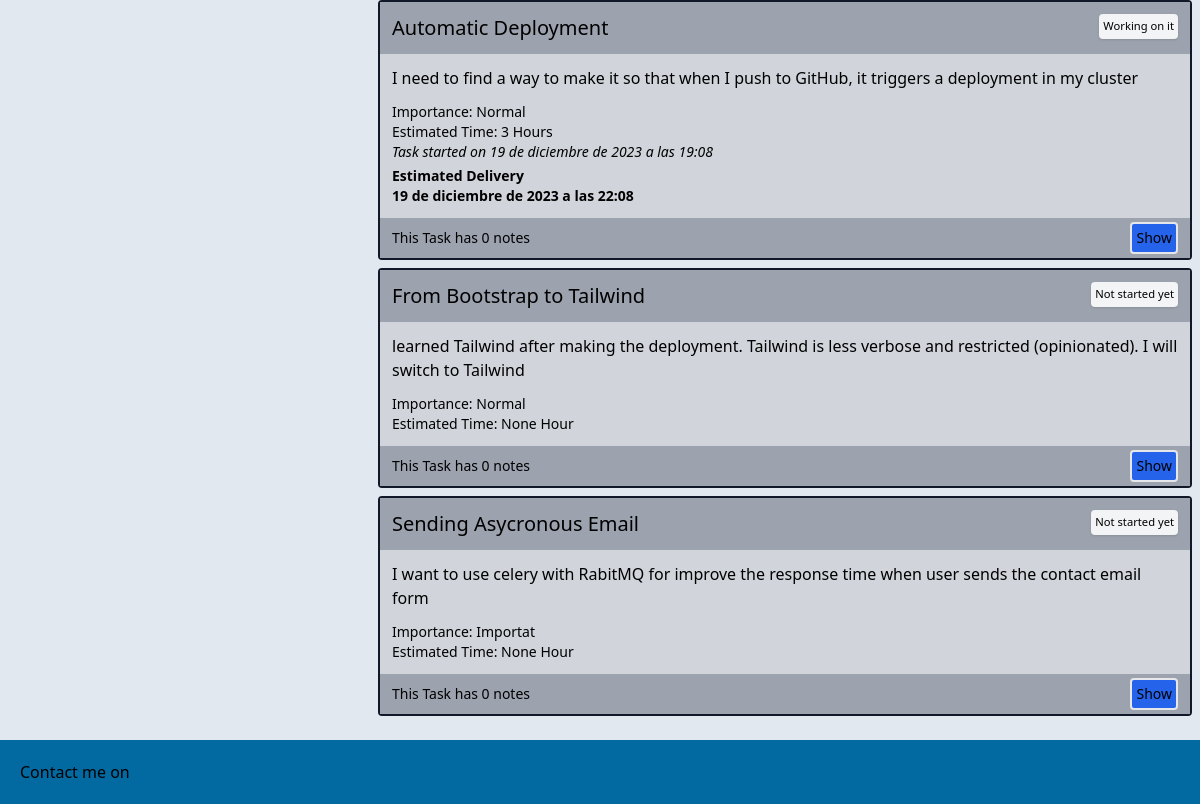
Page /project/4/ (lower part) on the earlier database version.
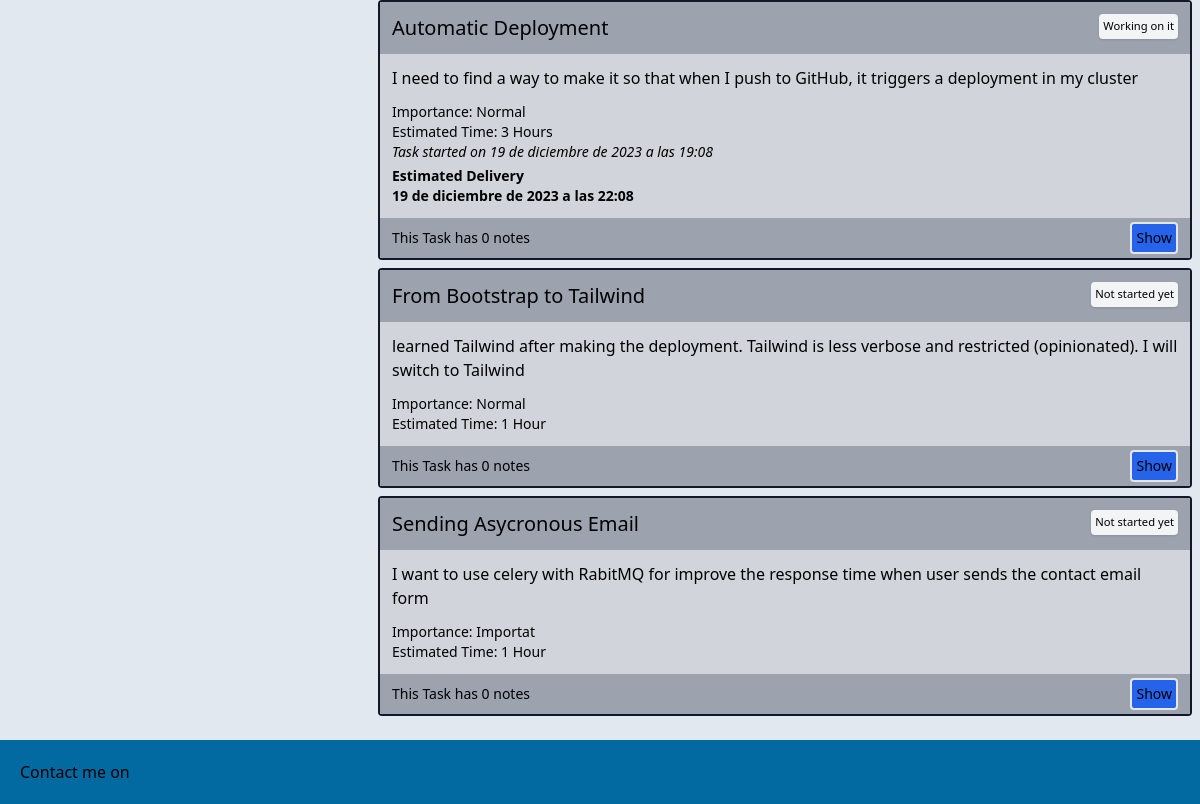
Same page on the later database version.
### progress/models.py (models this page shows, shortened)
class Task(models.Model):
    class Importance(models.IntegerChoices):
        LOW = (1, 'Low')
        NORMAL = (2, 'Normal')
        IMPORTANT = (3, 'Importat')
        URGENT = (4, 'Urgent')
    class Status(models.IntegerChoices):
        PENDING = (1, 'Not started yet')
        WORKING = (2, 'Working on it')
        WAITING = (3, 'Waiting feed back')
        COMPLETED = (4, 'Completed')
    class UnitTime(models.TextChoices):
        HOUR = ('H', 'Hour')
        DAY = ('D', 'Day')
    name = models.CharField(max_length=120)
    description = models.TextField(blank=True)
    status = models.IntegerField(choices=Status.choices, default=Status.PENDING)
    importance = models.IntegerField(choices=Importance.choices, default=Importance.NORMAL)
    estimated_time = models.PositiveIntegerField(null=True)
    esitmated_unit_time = models.CharField(max_length=1, choices=UnitTime.choices,
                                           default=UnitTime.HOUR)
    started = models.DateTimeField(null=True, blank=True)
    completed = models.DateTimeField(null=True, blank=True)
    project = models.ForeignKey(Project, on_delete=models.CASCADE, related_name="tasks")
    created = models.DateTimeField(auto_now_add=True)
    updated = models.DateTimeField(auto_now=True)
    __original_status = None
    def __init__(self, *args, **kwargs):
        super().__init__(*args, **kwargs)
        self.__original_status = self.status
    @property
    def get_time_to_finish(self):
        if not self.started or not self.estimated_time or not self.esitmated_unit_time:
            return None
        if self.started and self.completed:
            return None
        if self.esitmated_unit_time == self.UnitTime.HOUR:
            estimated_finish = self.started + timedelta(hours=self.estimated_time)
        else:
            estimated_finish = self.started + timedelta(days=self.estimated_time)
        return estimated_finish.astimezone(tz.get_current_timezone())
    class Meta:
        ordering = ['-created', '-importance', '-status',]
        indexes = [models.Index(
            fields=['-created', '-importance', '-status']
        )]

### progress/views.py (the view)
# urls.py: path('project/<int:project_id>/', views.project_detail, name="project_detail"),
def project_detail(request, project_id):
    project = get_object_or_404(Project, id=project_id)
    if project.public:
        pass
    else:
        if not request.user.is_authenticated or request.user != project.user:
            return HttpResponseForbidden
    return render(request, "progress/project_detail.html", {'project':project, 'active_section':''})

### progress/templatetags/concatenate.py (called while the page is built)
@register.filter
def addstr(arg1, arg2):
    return str(arg1) + str(arg2)

### progress/templates/progress/project_detail.html (shortened to what this page needs)
{% extends 'progress/base.html' %}
{% load static %}
{% block main %}
<div class="grid -mt-6">
    <section>
        {% for task in project.tasks.all %}
        <article class="my-2 bg-gray-300 border-solid border-gray-900 border-2 rounded ">
            <h3 class="p-3 flex gap-3 justify-between bg-gray-400">
                <span class="grid place-content-center text-xl">{{task.name}}</span>
                <span class="p-1 shadow rounded bg-gray-100 grid place-self-start text-[0.7em] text-center">{{task.get_status_display}}</span>
            </h3>
            <div class="px-3">
                <p class="my-3">{{task.description}}</p>
                <div class="my-3 text-sm">
                    <p class="">Importance: {{task.get_importance_display}}</p>
                    {% with estimated=task.estimated_time %}
                    <p class="">Estimated Time: {{estimated}} {{task.get_esitmated_unit_time_display}}{{estimated|pluralize}}</p>
                    {% endwith %}
                {% if  task.started and not task.completed %}
                    <p class="italic ">Task started on {{task.started}}</p>
                    <p class="mt-1 font-semibold">Estimated Delivery <br>{{task.get_time_to_finish}}</p>
                {% elif task.started and task.completed %}
                    <p class="italic ">Task Completed on {{task.completed}}</p>
                {% endif %}
                </div>
            </div>
            <h3 class="px-3 py-1 text-sm flex gap-3 justify-between bg-gray-400">
                {% with note_count=task.task_notes.count %}
                <span class="grid place-content-center">This Task has {{note_count}} note{{note_count | pluralize}}</span>
                <span class="p-1 border-solid border-2 rounded bg-blue-600 cursor-pointer text-center">Show</span>
                {% endwith %}
            </h3>
        </article>
        {% endfor %}
    </section>
</div>
{% endblock main %}

Differences in the rows shown:
changed Task "From Bootstrap to Tailwind": estimated_time "None" → "1"
changed Task "Sending Asycronous Email": estimated_time "None" → "1"
